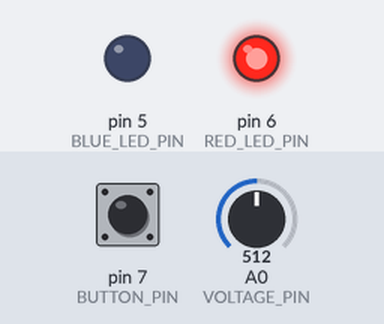
This sketch was run on a simulated Arduino Uno, built with avr-gcc and run on an emulated ATmega328P. Shown: output pins drawn as LEDs (lit = HIGH). Inputs (shaded band) come from the test bench; at power-on: pin 7 (BUTTON_PIN) HIGH, A0 (VOLTAGE_PIN) = 512.

Above: at 1.2 s.
1.3 s: pin 7 (BUTTON_PIN) pulled LOW for 0.15 s
At 1.42 s:
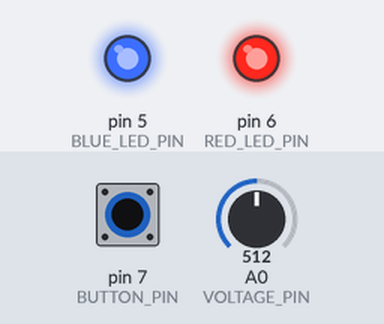
2.9 s: pin 7 (BUTTON_PIN) pulled LOW for 3.2 s
At 7.3 s:
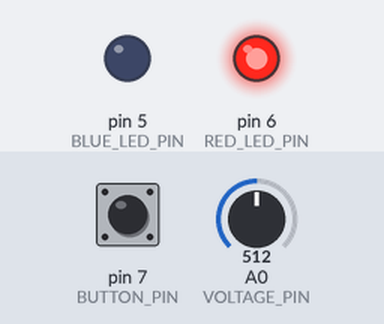
Timing chart, 0 to 8.8 s (numbered marks = the images above; inputs shaded):
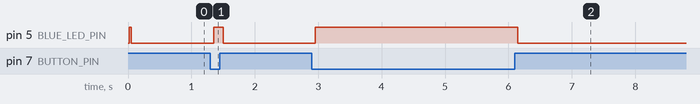

Measured:
- after the input at 1.3 s, pin 5 (BLUE_LED_PIN): LOW → HIGH after 0.05 s, → LOW 0.15 s later
- after the input at 2.9 s, pin 5 (BLUE_LED_PIN): LOW → HIGH after 0.05 s, → LOW 3.2 s later

The sketch:

remote.ino
```cpp
#include <SPI.h>
#include "nRF24L01.h"
#include "RF24.h"
#include "printf.h"


const char* DEVICE = "Living Room Remote";
const char* VERSION = "0.1";
const char* PLATFORM = "3v3 arduino mini pro /w nRF24L01+";
const char* AUTHOR = "Dan Anderson";

const int BAUD_RATE = 9600;

// DEVICE SPECS
//// Blue LED = status
//// Red LED = low batt
//// single push button
////    click on/off
////    hold to dim
//// LED resistors - 330 ohm
//// switch pulldown - 10K ohm

///////// ADRUINO PINOUT
//////////  MISO = 12
//////////  MOSI = 11
//////////  SCK = 13
//////////  IRQ = NC
const short RADIO_CE_PIN = 9;
const short RADIO_CSN_PIN = 10;
const short BUTTON_PIN = 7;
const short RED_LED_PIN = 6;
const short BLUE_LED_PIN = 5;
const short VOLTAGE_PIN = A0;

//// ADDRESSING
const uint64_t LOCAL_MAC =  0x6E6166696F6E; /// living room remote, 12hex
const uint64_t REMOTE_MAC = 0x6E6166696F6F; /// wall outlet

// low batt
const int low_batt = 1234; /// this needs to be tweak tested

// button /w watchdog (for debounce)
const unsigned int button_watchdog_threshold = 50; /// milliseconds
unsigned int button_watchdog;
bool button_state = LOW; /// set to LOW and DO NOT hold the button down while rebooting!!!

// init radio
RF24 radio(RADIO_CE_PIN,RADIO_CSN_PIN);

void setup() {
   delay(20); /// energize the chip
   Serial.begin(BAUD_RATE);
   printf_begin();

   printf("INIT_BOOTING...\n\r");
   printf("\n\r%s - Version %s\n\r%s\n\rPlatform - %s\n\r\n\r", DEVICE, VERSION, AUTHOR, PLATFORM);

   pinMode(BUTTON_PIN, INPUT);
   printf("button initialized\n\r");

   pinMode(VOLTAGE_PIN, INPUT);
   printf("batt monitor initialized\n\r");

   pinMode(RED_LED_PIN, OUTPUT);
   digitalWrite(RED_LED_PIN, HIGH); /// inverse?
   pinMode(BLUE_LED_PIN, OUTPUT);
   digitalWrite(BLUE_LED_PIN, HIGH); ///inverse?
   printf("LEDs initialized\n\r");

   printf("\n\rENTERING_LOOP...\n\r");
}

void loop() {
   // debounce the button
   int loop_timestamp = millis();
   int button_reading = digitalRead(BUTTON_PIN);
   if (button_reading == button_state) {
      button_watchdog = loop_timestamp;
   } else {
      if (button_watchdog + button_watchdog_threshold < loop_timestamp) {
         button_state = button_reading;
         button_watchdog = loop_timestamp;
         if (button_state) {
            digitalWrite(BLUE_LED_PIN, LOW);
            printf("Button DEPRESSED\n\r");
         } else {
            digitalWrite(BLUE_LED_PIN, HIGH);
            printf("Button RELEASED\n\r");
         }
      }
   }

   // deal with low battery notification
   int batt_voltage = analogRead(VOLTAGE_PIN);
   printf("%d\n\r", batt_voltage);
}
```
